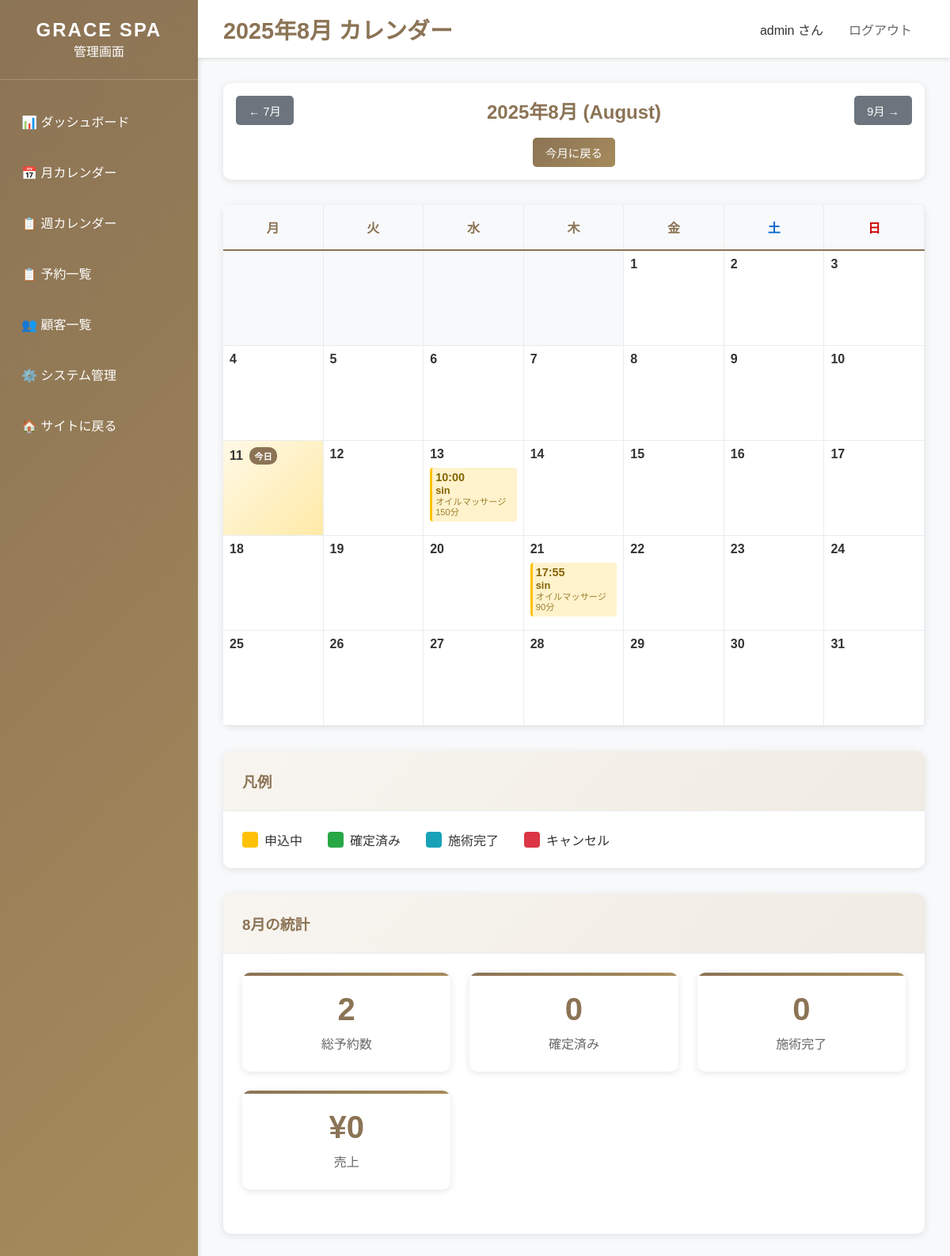
The app's page /dashboard/calendar/ (signed in), older data.
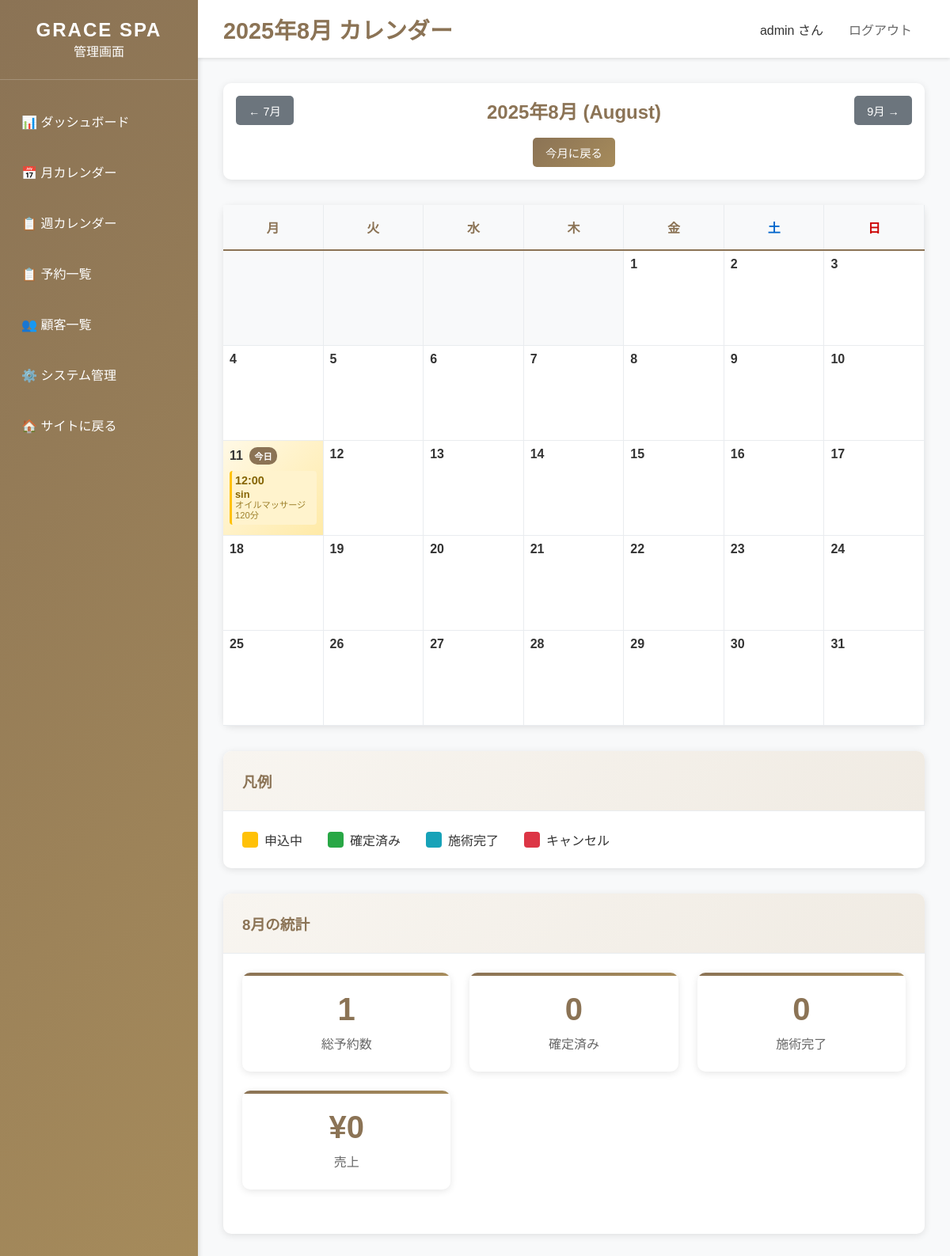
The same page, newer data.
### bookings/models.py (models this page shows, shortened)
class Booking(models.Model):
    STATUS_CHOICES = [
        ('pending', '予約申込中'),
        ('confirmed', '予約確定'),
        ('completed', '施術完了'),
        ('cancelled', 'キャンセル'),
        ('no_show', '無断キャンセル'),
    ]
    customer = models.ForeignKey(Customer, on_delete=models.CASCADE, verbose_name='顧客')
    service = models.ForeignKey(Service, on_delete=models.CASCADE, verbose_name='サービス')
    therapist = models.ForeignKey(Therapist, on_delete=models.CASCADE, verbose_name='施術者', blank=True, null=True)
    booking_date = models.DateField('予約日')
    booking_time = models.TimeField('予約時間')
    status = models.CharField('ステータス', max_length=20, choices=STATUS_CHOICES, default='pending')
    notes = models.TextField('備考', blank=True)
    created_at = models.DateTimeField('作成日時', auto_now_add=True)
    updated_at = models.DateTimeField('更新日時', auto_now=True)
    class Meta:
        verbose_name = '予約'
        verbose_name_plural = '予約'
        unique_together = ['booking_date', 'booking_time', 'therapist']

class Customer(models.Model):
    name = models.CharField('お名前', max_length=100)
    email = models.EmailField('メールアドレス')
    phone_regex = RegexValidator(
        regex=r'^[0-9\-]+$',
        message="電話番号は数字とハイフンのみ入力可能です。"
    )
    phone = models.CharField('電話番号', validators=[phone_regex], max_length=20)
    notes = models.TextField('備考', blank=True)
    created_at = models.DateTimeField('作成日時', auto_now_add=True)
    class Meta:
        verbose_name = '顧客'
        verbose_name_plural = '顧客'

class Service(models.Model):
    name = models.CharField('サービス名', max_length=100)
    duration_minutes = models.IntegerField('時間（分）')
    price = models.IntegerField('料金')
    description = models.TextField('説明', blank=True)
    is_active = models.BooleanField('有効', default=True)
    created_at = models.DateTimeField('作成日時', auto_now_add=True)
    class Meta:
        verbose_name = 'サービス'
        verbose_name_plural = 'サービス'

### dashboard/views.py (the view)
# urls.py: path('dashboard/calendar/', views.calendar_view, name='calendar'),
@staff_member_required
def calendar_view(request):
    year = int(request.GET.get('year', timezone.now().year))
    month = int(request.GET.get('month', timezone.now().month))
    first_day = datetime(year, month, 1).date()
    if month == 12:
        last_day = datetime(year + 1, 1, 1).date() - timedelta(days=1)
    else:
        last_day = datetime(year, month + 1, 1).date() - timedelta(days=1)
    bookings = Booking.objects.filter(
        booking_date__gte=first_day,
        booking_date__lte=last_day,
        status__in=['pending', 'confirmed']
    ).order_by('booking_date', 'booking_time')
    bookings_by_date = {}
    for booking in bookings:
        date_str = booking.booking_date.strftime('%Y-%m-%d')
        if date_str not in bookings_by_date:
            bookings_by_date[date_str] = []
        bookings_by_date[date_str].append(booking)
    cal = calendar.monthcalendar(year, month)
    calendar_data = []
    for week in cal:
        week_data = []
        for day in week:
            if day == 0:
                week_data.append({'day': 0, 'bookings': []})
            else:
                day_date = datetime(year, month, day).date()
                day_str = day_date.strftime('%Y-%m-%d')
                day_bookings = bookings_by_date.get(day_str, [])
                is_today = day_date == timezone.now().date()
                week_data.append({
                    'day': day,
                    'date': day_date,
                    'date_str': day_str,
                    'bookings': day_bookings,
                    'is_today': is_today
                })
        calendar_data.append(week_data)
    if month == 1:
        prev_year, prev_month = year - 1, 12
    else:
        prev_year, prev_month = year, month - 1
    if month == 12:
        next_year, next_month = year + 1, 1
    else:
        next_year, next_month = year, month + 1
    context = {
        'title': f'{year}年{month}月 カレンダー - GRACE SPA管理画面',
        'calendar_data': calendar_data,
        'year': year,
        'month': month,
        'month_name': calendar.month_name[month],
        'bookings_by_date': bookings_by_date,
        'prev_year': prev_year,
        'prev_month': prev_month,
        'next_year': next_year,
        'next_month': next_month,
        'today': timezone.now().date(),
    }
    return render(request, 'dashboard/calendar.html', context)

### templates/dashboard/calendar.html (shortened to what the changed rows need)
{% extends 'dashboard/base_dashboard.html' %}
{% load calendar_extras %}
{% block page_title %}{{ year }}年{{ month }}月 カレンダー{% endblock %}
{% block content %}
<div class="card">
    <div class="card-body" style="padding: 1rem;">
        <div style="display: flex; justify-content: space-between; align-items: center;">
            <h2 style="margin: 0; color: #8b7355;">
                {{ year }}年{{ month }}月 ({{ month_name }})
            </h2>
        </div>
    </div>
</div>
<div class="card">
    <div class="card-body" style="padding: 0;">
        <div class="calendar-container">
            <div class="calendar-body">
                {% for week in calendar_data %}
                    {% for day_data in week %}
                        {% if day_data.day == 0 %}
                            <div class="calendar-day empty"></div>
                        {% else %}
                            <div class="calendar-day {% if day_data.is_today %}today{% endif %}">
                                <div class="day-number">
                                    {{ day_data.day }}
                                    {% if day_data.is_today %}
                                        <span class="today-badge">今日</span>
                                    {% endif %}
                                </div>
                                {% if day_data.bookings %}
                                    <div class="day-bookings">
                                        {% for booking in day_data.bookings %}
                                            <div class="booking-item status-{{ booking.status }}"
                                                 title="{{ booking.customer.name }} - {{ booking.service.name }} ({{ booking.booking_time }})">
                                                <div class="booking-time">{{ booking.booking_time|date:"H:i" }}</div>
                                                <div class="booking-customer">{{ booking.customer.name }}</div>
                                                <div class="booking-service">{{ booking.service.name }}</div>
                                            </div>
                                        {% endfor %}
                                    </div>
                                {% endif %}
                            </div>
                        {% endif %}
                    {% endfor %}
                {% endfor %}
            </div>
        </div>
    </div>
</div>
<div class="card">
    <div class="card-body">
        <div class="stats-grid">
            <div class="stat-card">
                <div class="stat-number">
                    {% with total_bookings=0 %}
                        {{ bookings_by_date.values|length }}
                    {% endwith %}
                </div>
                <div class="stat-label">総予約数</div>
            </div>
        </div>
    </div>
</div>
{% endblock %}

Row changes from the older to the newer data that the page shows:
removed Booking: booking_time "10:00", customer.name "sin", service.name "オイルマッサージ 150分", shown under "13"
removed Booking: booking_time "17:55", customer.name "sin", service.name "オイルマッサージ 90分", shown under "21"
added Booking: booking_time "12:00", customer.name "sin", service.name "オイルマッサージ 120分", shown under "11"
Text that changed along with them:
{{ bookings_by_date.values|length }}: "2" → "1"
